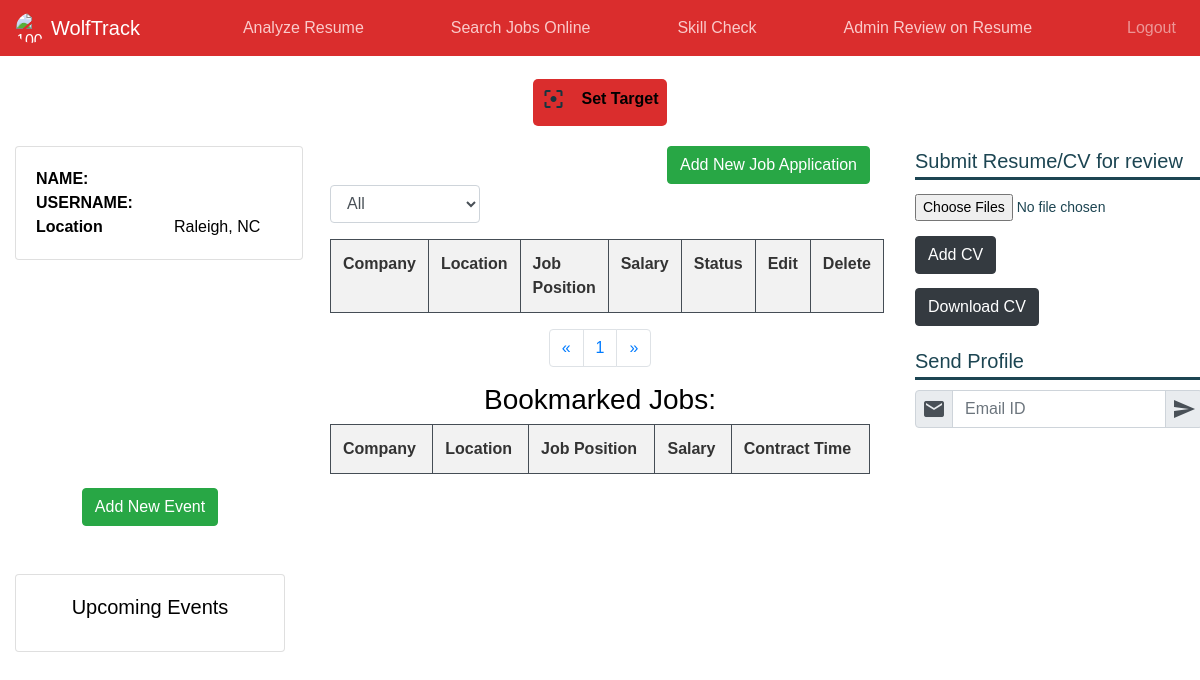
The page /student/Interview on the database as committed earlier.
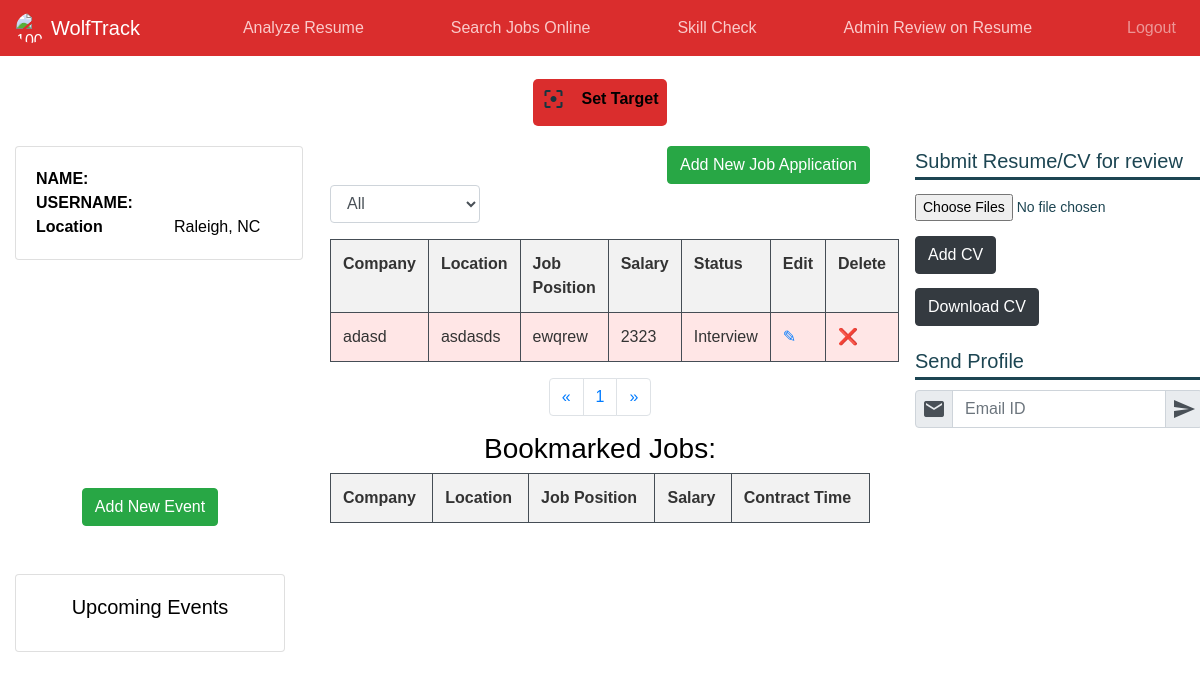
The same page on the database as committed later.
### tables this page shows
CREATE TABLE jobs (
        id INTEGER PRIMARY KEY AUTOINCREMENT,
        company_name TEXT,
        location TEXT,
        job_position TEXT,
        salary INTEGER,
        status TEXT
    );

### app.py (the view)
@app.route("/student/<status>", methods=["GET", "POST"])
def get_job_application_status(status):
    data_received = request.args.get("data")
    user = find_user(str(data_received), database)
    if status:
        job_applications = get_job_applications_by_status(database, status)
    else:
        job_applications = get_job_applications(database)
    return render_template("home.html", user=user, jobapplications=job_applications)

### dbutils.py (called while the page is built)
def find_user(data, db):
    conn = sqlite3.connect(db)
    print("Data==>", data)
    cursor = conn.cursor()
    cursor.execute("SELECT * FROM client where username ='" + str(data) + "'")
    rows = cursor.fetchone()
    conn.close()
    print("rowsss->>>", rows)
    return rows

def get_job_applications_by_status(db, status):
    conn = sqlite3.connect(db)
    cursor = conn.cursor()
    cursor.execute("SELECT * FROM jobs WHERE status = ?", (status,))
    rows = cursor.fetchall()  # Use fetchall() to get all rows
    conn.close()
    print("rows ->>>", rows)
    return rows

### templates/home.html (shortened to what this page needs)
{% extends "layout/base.html" %}
{% block content %}
<!DOCTYPE html>
<html lang="en">
<head>
</head>
</html>
<div class="container">
    <div >
      <h2 >Job Application Portal
        <button type="button" class="btn btn-success float-right" data-toggle="modal" data-target="#mymodal">Add New Job Application</button>
        <form action="{{ url_for('get_job_application_status', status='Applied') }}" method="GET">
          <div class="form-group float-left">
            <select class="form-control box" id="statusFilter" name="status" onchange="this.form.submit()">
              <option value="">All</option>
            </select>
          </div>
        </form>
      </h2>
    </div>
    <table class = "table table-hover table-dark">
      <tr>
        <th>Company</th>
        <th>Location</th>
        <th>Job Position</th>
        <th>Salary</th>
        <th>Status</th>
        <th>Edit</th>
        <th>Delete</th>
      </tr>
      {% for row in jobapplications %}
      <tr>
        <td>{{ row[1] }}</td>
        <td>{{ row[2] }}</td>
        <td>{{ row[3] }}</td>
        <td>{{ row[4] }}</td>
        <td>{{ row[5] }}</td>
        <td>
          <a href="{{ url_for('update_job_application') }}"  data-toggle="modal" data-target="#modaledit{{row[0]}}">
            ✎
          </a>
        </td>
        <td>
          <a href="{{ url_for('delete_job_application', company=row[1]) }}"  data-toggle="modal" data-target="#modaldelete{{row[0]}}">
            ❌
          </a>
        </td>
      </tr>
      {%endfor%}
    </table>
  <nav aria-label="Page navigation">
    <ul class="pagination justify-content-center">
      <li class="page-item">
        <a class="page-link" href="#" aria-label="Previous">
          <span aria-hidden="true">&laquo;</span>
        </a>
      </li>
      <li class="page-item"><a class="page-link" href="#">1</a></li>
      <li class="page-item">
        <a class="page-link" href="#" aria-label="Next">
          <span aria-hidden="true">&raquo;</span>
        </a>
      </li>
    </ul>
  </nav>
    <h3 style="color: black;">Bookmarked Jobs:</h3>
    <table class = "table table-hover table-dark">
      <tr>
        <th>Company</th>
        <th>Location</th>
        <th>Job Position</th>
        <th>Salary</th>
        <th>Contract Time</th>
      </tr>
      </table>
</div>
{% endblock content %}

Rows that differ between the two databases and show on the page:
added jobs: company_name "adasd", location "asdasds", job_position "ewqrew", salary "2323", status "Interview"
